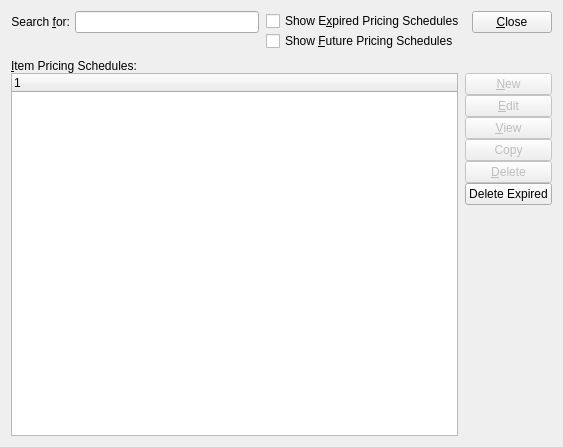
<?xml version="1.0" encoding="UTF-8"?>
<ui version="4.0">
 <comment>This file is part of the xTuple ERP: PostBooks Edition, a free and
open source Enterprise Resource Planning software suite,
Copyright (c) 1999-2018 by OpenMFG LLC, d/b/a xTuple.
It is licensed to you under the Common Public Attribution License
version 1.0, the full text of which (including xTuple-specific Exhibits)
is available at www.xtuple.com/CPAL.  By using this software, you agree
to be bound by its terms.</comment>
 <class>itemPricingSchedules</class>
 <widget class="QWidget" name="itemPricingSchedules">
  <property name="geometry">
   <rect>
    <x>0</x>
    <y>0</y>
    <width>563</width>
    <height>447</height>
   </rect>
  </property>
  <property name="windowTitle">
   <string>Pricing Schedules</string>
  </property>
  <layout class="QVBoxLayout">
   <item>
    <layout class="QHBoxLayout">
     <property name="spacing">
      <number>7</number>
     </property>
     <item>
      <layout class="QVBoxLayout">
       <property name="spacing">
        <number>0</number>
       </property>
       <item>
        <layout class="QHBoxLayout">
         <property name="spacing">
          <number>5</number>
         </property>
         <item>
          <widget class="QLabel" name="_searchForLit">
           <property name="text">
            <string>Search &amp;for:</string>
           </property>
           <property name="alignment">
            <set>Qt::AlignRight|Qt::AlignTrailing|Qt::AlignVCenter</set>
           </property>
           <property name="buddy">
            <cstring>_searchFor</cstring>
           </property>
          </widget>
         </item>
         <item>
          <widget class="XLineEdit" name="_searchFor"/>
         </item>
        </layout>
       </item>
       <item>
        <spacer name="Spacer6">
         <property name="orientation">
          <enum>Qt::Vertical</enum>
         </property>
         <property name="sizeType">
          <enum>QSizePolicy::Preferred</enum>
         </property>
         <property name="sizeHint" stdset="0">
          <size>
           <width>20</width>
           <height>20</height>
          </size>
         </property>
        </spacer>
       </item>
      </layout>
     </item>
     <item>
      <layout class="QVBoxLayout">
       <property name="spacing">
        <number>0</number>
       </property>
       <item>
        <widget class="QCheckBox" name="_showExpired">
         <property name="text">
          <string>Show E&amp;xpired Pricing Schedules</string>
         </property>
        </widget>
       </item>
       <item>
        <widget class="QCheckBox" name="_showFuture">
         <property name="text">
          <string>Show &amp;Future Pricing Schedules</string>
         </property>
        </widget>
       </item>
      </layout>
     </item>
     <item>
      <layout class="QVBoxLayout">
       <property name="spacing">
        <number>0</number>
       </property>
       <item>
        <widget class="QPushButton" name="_close">
         <property name="text">
          <string>&amp;Close</string>
         </property>
        </widget>
       </item>
       <item>
        <spacer name="Spacer15">
         <property name="orientation">
          <enum>Qt::Vertical</enum>
         </property>
         <property name="sizeType">
          <enum>QSizePolicy::Preferred</enum>
         </property>
         <property name="sizeHint" stdset="0">
          <size>
           <width>20</width>
           <height>20</height>
          </size>
         </property>
        </spacer>
       </item>
      </layout>
     </item>
    </layout>
   </item>
   <item>
    <layout class="QVBoxLayout">
     <property name="spacing">
      <number>0</number>
     </property>
     <item>
      <widget class="QLabel" name="_itemPricingSchedulesLit">
       <property name="text">
        <string>&amp;Item Pricing Schedules:</string>
       </property>
       <property name="buddy">
        <cstring>_ipshead</cstring>
       </property>
      </widget>
     </item>
     <item>
      <layout class="QHBoxLayout">
       <property name="spacing">
        <number>7</number>
       </property>
       <item>
        <widget class="XTreeWidget" name="_ipshead"/>
       </item>
       <item>
        <layout class="QVBoxLayout">
         <property name="spacing">
          <number>0</number>
         </property>
         <item>
          <layout class="QVBoxLayout">
           <property name="spacing">
            <number>0</number>
           </property>
           <item>
            <widget class="QPushButton" name="_new">
             <property name="enabled">
              <bool>false</bool>
             </property>
             <property name="text">
              <string>&amp;New</string>
             </property>
            </widget>
           </item>
           <item>
            <widget class="QPushButton" name="_edit">
             <property name="enabled">
              <bool>false</bool>
             </property>
             <property name="text">
              <string>&amp;Edit</string>
             </property>
            </widget>
           </item>
           <item>
            <widget class="QPushButton" name="_view">
             <property name="enabled">
              <bool>false</bool>
             </property>
             <property name="text">
              <string>&amp;View</string>
             </property>
            </widget>
           </item>
           <item>
            <widget class="QPushButton" name="_copy">
             <property name="enabled">
              <bool>false</bool>
             </property>
             <property name="text">
              <string>Copy</string>
             </property>
            </widget>
           </item>
           <item>
            <widget class="QPushButton" name="_delete">
             <property name="enabled">
              <bool>false</bool>
             </property>
             <property name="text">
              <string>&amp;Delete</string>
             </property>
            </widget>
           </item>
           <item>
            <widget class="QPushButton" name="_deleteExpired">
             <property name="text">
              <string>Delete Expired</string>
             </property>
            </widget>
           </item>
          </layout>
         </item>
         <item>
          <spacer name="Spacer17">
           <property name="orientation">
            <enum>Qt::Vertical</enum>
           </property>
           <property name="sizeType">
            <enum>QSizePolicy::Expanding</enum>
           </property>
           <property name="sizeHint" stdset="0">
            <size>
             <width>20</width>
             <height>120</height>
            </size>
           </property>
          </spacer>
         </item>
        </layout>
       </item>
      </layout>
     </item>
    </layout>
   </item>
  </layout>
 </widget>
 <layoutdefault spacing="6" margin="11"/>
 <customwidgets>
  <customwidget>
   <class>XLineEdit</class>
   <extends>QLineEdit</extends>
   <header>xlineedit.h</header>
   <container>1</container>
  </customwidget>
  <customwidget>
   <class>XTreeWidget</class>
   <extends>QTreeWidget</extends>
   <header>xtreewidget.h</header>
   <container>1</container>
  </customwidget>
 </customwidgets>
 <tabstops>
  <tabstop>_searchFor</tabstop>
  <tabstop>_showExpired</tabstop>
  <tabstop>_showFuture</tabstop>
  <tabstop>_ipshead</tabstop>
  <tabstop>_new</tabstop>
  <tabstop>_edit</tabstop>
  <tabstop>_view</tabstop>
  <tabstop>_copy</tabstop>
  <tabstop>_delete</tabstop>
  <tabstop>_close</tabstop>
 </tabstops>
 <includes>
  <include location="global">parameter.h</include>
 </includes>
 <resources/>
 <connections>
  <connection>
   <sender>_close</sender>
   <signal>clicked()</signal>
   <receiver>itemPricingSchedules</receiver>
   <slot>close()</slot>
   <hints>
    <hint type="sourcelabel">
     <x>20</x>
     <y>20</y>
    </hint>
    <hint type="destinationlabel">
     <x>20</x>
     <y>20</y>
    </hint>
   </hints>
  </connection>
 </connections>
</ui>
